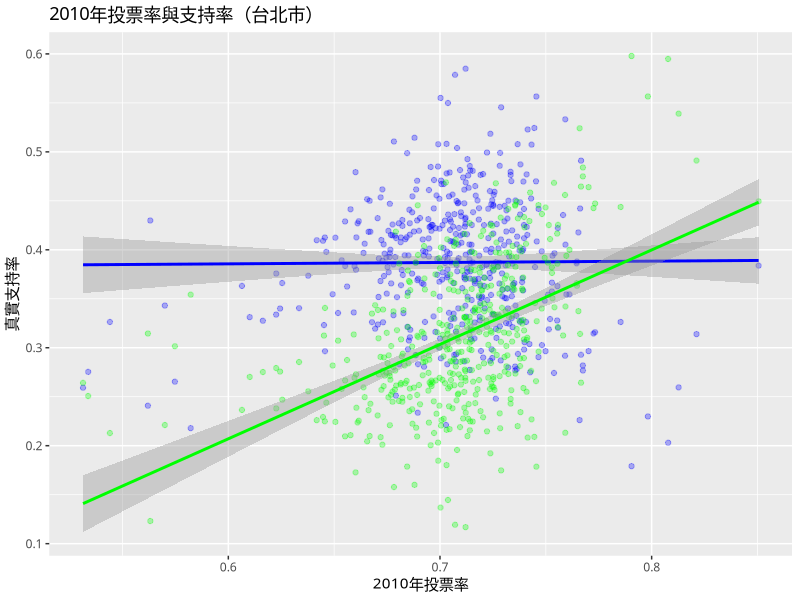
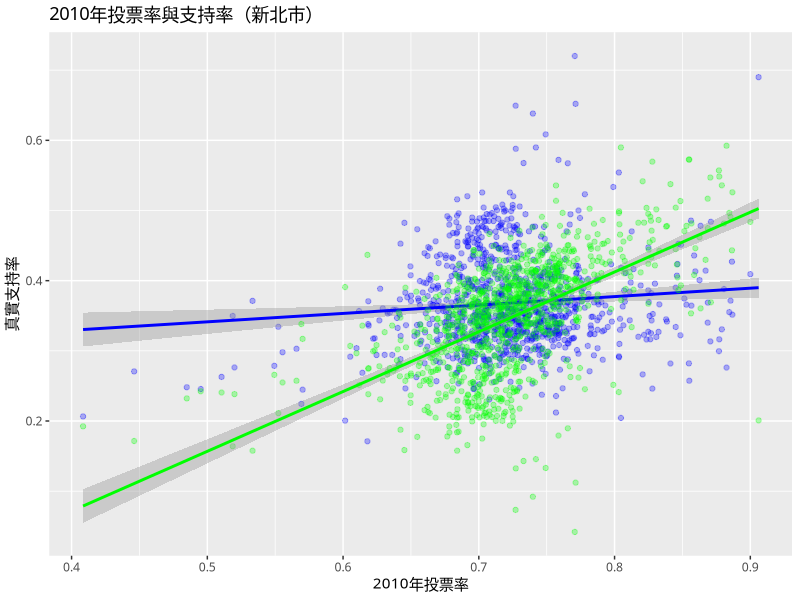
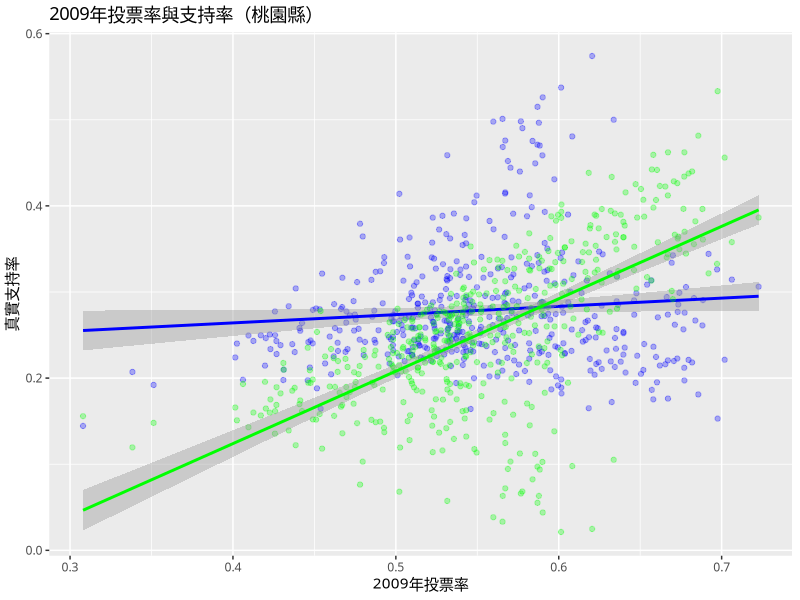
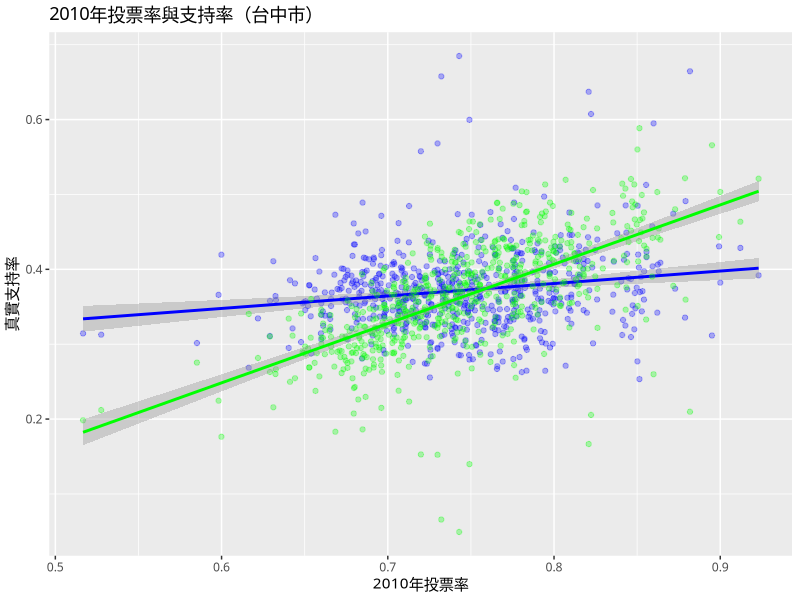
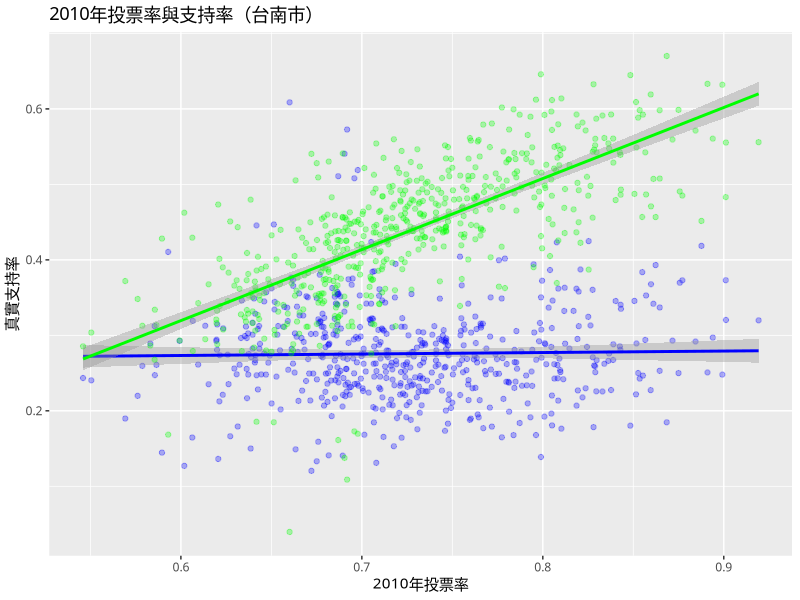
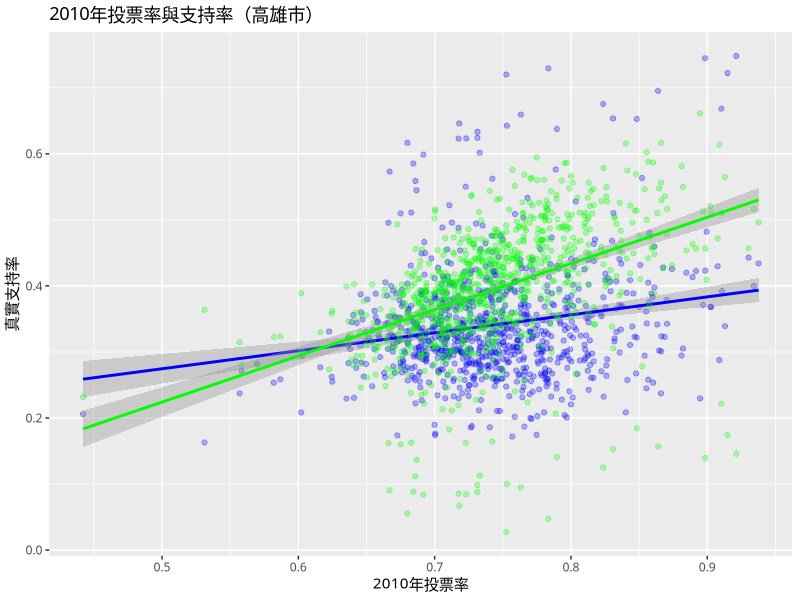
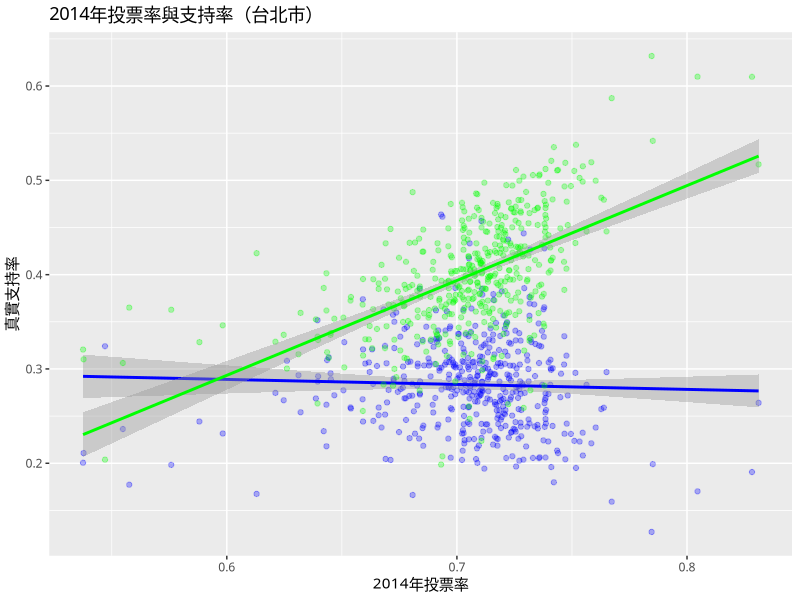
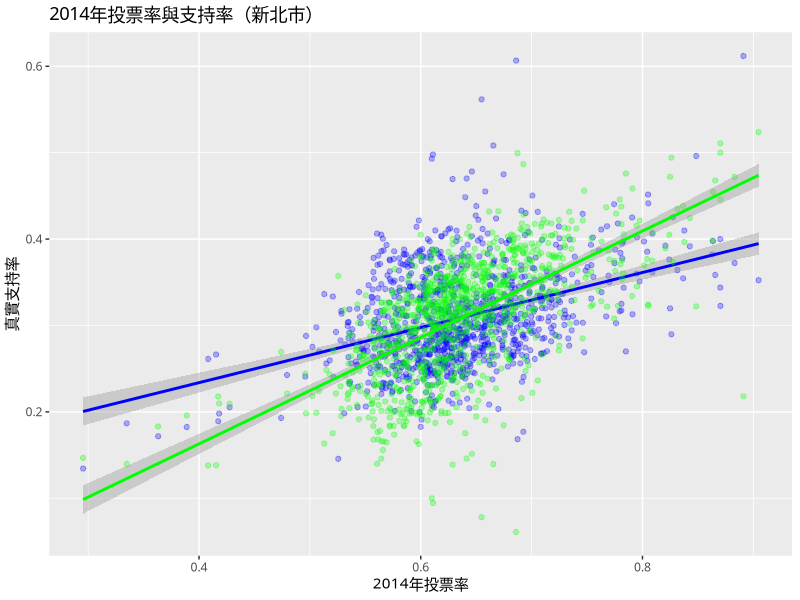

R code for these plots, in order:
## ---- chunk 1
knitr::opts_chunk$set(echo = FALSE, message = FALSE, warning = FALSE)
library(tidyverse)
library(readxl)
library(magrittr)

taiwan_2010_to_2018 <- read_excel("data/taiwan_2010_to_2018_local_election.xlsx", 
    col_types = c("text", "text", "text", 
        "numeric", "numeric", "numeric", 
        "numeric", "numeric", "numeric", 
        "numeric", "numeric", "numeric", 
        "numeric", "numeric", "numeric", "numeric", "numeric", 
        "numeric", "numeric", "numeric", "numeric", 
        "numeric", "numeric", "numeric", "numeric", 
        "numeric", "numeric", "numeric", "numeric", 
        "numeric", "numeric", "numeric", "numeric", "numeric", 
        "numeric", "numeric", "numeric", "numeric", 
        "numeric", "numeric", "numeric", "numeric", "numeric", 
        "numeric", "numeric", "numeric", "numeric", "numeric", 
        "numeric", "numeric", "numeric", "numeric", "numeric", 
        "numeric", "numeric", "numeric", "numeric", "numeric", 
        "numeric", "numeric", "numeric"))

## ---- chunk 2

taiwan_2010_to_2018 %>%
  filter(city == "台北市") %>%
  ggplot(aes(x = turnout_2010)) +
  geom_point(aes(y = KMTrsp_2010), color = "blue", alpha = 0.3) +
  geom_smooth(aes(y = KMTrsp_2010), color = "blue", alpha = 0.4, method = "lm") +
  geom_point(aes(y = DDPrsp_2010), color = "green", alpha = 0.3) +
  geom_smooth(aes(y = DDPrsp_2010), color = "green", alpha = 0.4, method = "lm") +
  labs(title = "2010年投票率與支持率（台北市）", x = "2010年投票率", y = "真實支持率") +
  theme(text = element_text(family = "Heiti TC Light"))

taiwan_2010_to_2018 %>%
  filter(city == "新北市") %>%
  ggplot(aes(x = turnout_2010)) +
  geom_point(aes(y = KMTrsp_2010), color = "blue", alpha = 0.3) +
  geom_smooth(aes(y = KMTrsp_2010), color = "blue", alpha = 0.4, method = "lm") +
  geom_point(aes(y = DDPrsp_2010), color = "green", alpha = 0.3) +
  geom_smooth(aes(y = DDPrsp_2010), color = "green", alpha = 0.4, method = "lm") +
  labs(title = "2010年投票率與支持率（新北市）", x = "2010年投票率", y = "真實支持率") +
  theme(text = element_text(family = "Heiti TC Light"))

taiwan_2010_to_2018 %>%
  filter(city == "桃園市") %>%
  ggplot(aes(x = turnout_2010)) +
  geom_point(aes(y = KMTrsp_2010), color = "blue", alpha = 0.3) +
  geom_smooth(aes(y = KMTrsp_2010), color = "blue", alpha = 0.4, method = "lm") +
  geom_point(aes(y = DDPrsp_2010), color = "green", alpha = 0.3) +
  geom_smooth(aes(y = DDPrsp_2010), color = "green", alpha = 0.4, method = "lm") +
  labs(title = "2009年投票率與支持率（桃園縣）", x = "2009年投票率", y = "真實支持率") +
  theme(text = element_text(family = "Heiti TC Light"))

taiwan_2010_to_2018 %>%
  filter(city == "台中市") %>%
  ggplot(aes(x = turnout_2010)) +
  geom_point(aes(y = KMTrsp_2010), color = "blue", alpha = 0.3) +
  geom_smooth(aes(y = KMTrsp_2010), color = "blue", alpha = 0.4, method = "lm") +
  geom_point(aes(y = DDPrsp_2010), color = "green", alpha = 0.3) +
  geom_smooth(aes(y = DDPrsp_2010), color = "green", alpha = 0.4, method = "lm") +
  labs(title = "2010年投票率與支持率（台中市）", x = "2010年投票率", y = "真實支持率") +
  theme(text = element_text(family = "Heiti TC Light"))

taiwan_2010_to_2018 %>%
  filter(city == "台南市") %>%
  ggplot(aes(x = turnout_2010)) +
  geom_point(aes(y = KMTrsp_2010), color = "blue", alpha = 0.3) +
  geom_smooth(aes(y = KMTrsp_2010), color = "blue", alpha = 0.4, method = "lm") +
  geom_point(aes(y = DDPrsp_2010), color = "green", alpha = 0.3) +
  geom_smooth(aes(y = DDPrsp_2010), color = "green", alpha = 0.4, method = "lm") +
  labs(title = "2010年投票率與支持率（台南市）", x = "2010年投票率", y = "真實支持率") +
  theme(text = element_text(family = "Heiti TC Light"))

taiwan_2010_to_2018 %>% # 藍營為楊秋興加上黃昭順
  filter(city == "高雄市") %>%
  ggplot(aes(x = turnout_2010)) +
  geom_point(aes(y = KMTrsp_2010 + NPrsp_2010), color = "blue", alpha = 0.3) +
  geom_smooth(aes(y = KMTrsp_2010 + NPrsp_2010), color = "blue", alpha = 0.4, method = "lm") +
  geom_point(aes(y = DDPrsp_2010), color = "green", alpha = 0.3) +
  geom_smooth(aes(y = DDPrsp_2010), color = "green", alpha = 0.4, method = "lm") +
  labs(title = "2010年投票率與支持率（高雄市）", x = "2010年投票率", y = "真實支持率") +
  theme(text = element_text(family = "Heiti TC Light"))

## ---- chunk 3

taiwan_2010_to_2018 %>%
  filter(city == "台北市") %>% #墨綠柯文哲
  ggplot(aes(x = turnout_2014)) +
  geom_point(aes(y = KMTrsp_2014), color = "blue", alpha = 0.3) +
  geom_smooth(aes(y = KMTrsp_2014), color = "blue", alpha = 0.4, method = "lm") +
  geom_point(aes(y = NPrsp_2014), color = "green", alpha = 0.3) +
  geom_smooth(aes(y = NPrsp_2014), color = "green", alpha = 0.4, method = "lm") +
  labs(title = "2014年投票率與支持率（台北市）", x = "2014年投票率", y = "真實支持率") +
  theme(text = element_text(family = "Heiti TC Light"))

taiwan_2010_to_2018 %>%
  filter(city == "新北市") %>%
  ggplot(aes(x = turnout_2014)) +
  geom_point(aes(y = KMTrsp_2014), color = "blue", alpha = 0.3) +
  geom_smooth(aes(y = KMTrsp_2014), color = "blue", alpha = 0.4, method = "lm") +
  geom_point(aes(y = DDPrsp_2014), color = "green", alpha = 0.3) +
  geom_smooth(aes(y = DDPrsp_2014), color = "green", alpha = 0.4, method = "lm") +
  labs(title = "2014年投票率與支持率（新北市）", x = "2014年投票率", y = "真實支持率") +
  theme(text = element_text(family = "Heiti TC Light"))

taiwan_2010_to_2018 %>%
  filter(city == "桃園市") %>%
  ggplot(aes(x = turnout_2014)) +
  geom_point(aes(y = KMTrsp_2014), color = "blue", alpha = 0.3) +
  geom_smooth(aes(y = KMTrsp_2014), color = "blue", alpha = 0.4, method = "lm") +
  geom_point(aes(y = DDPrsp_2014), color = "green", alpha = 0.3) +
  geom_smooth(aes(y = DDPrsp_2014), color = "green", alpha = 0.4, method = "lm") +
  labs(title = "2014年投票率與支持率（桃園縣）", x = "2014年投票率", y = "真實支持率") +
  theme(text = element_text(family = "Heiti TC Light"))

taiwan_2010_to_2018 %>%
  filter(city == "台中市") %>%
  ggplot(aes(x = turnout_2014)) +
  geom_point(aes(y = KMTrsp_2014), color = "blue", alpha = 0.3) +
  geom_smooth(aes(y = KMTrsp_2014), color = "blue", alpha = 0.4, method = "lm") +
  geom_point(aes(y = DDPrsp_2014), color = "green", alpha = 0.3) +
  geom_smooth(aes(y = DDPrsp_2014), color = "green", alpha = 0.4, method = "lm") +
  labs(title = "2014年投票率與支持率（台中市）", x = "2014年投票率", y = "真實支持率") +
  theme(text = element_text(family = "Heiti TC Light"))

taiwan_2010_to_2018 %>%
  filter(city == "台南市") %>%
  ggplot(aes(x = turnout_2014)) +
  geom_point(aes(y = KMTrsp_2014), color = "blue", alpha = 0.3) +
  geom_smooth(aes(y = KMTrsp_2014), color = "blue", alpha = 0.4, method = "lm") +
  geom_point(aes(y = DDPrsp_2014), color = "green", alpha = 0.3) +
  geom_smooth(aes(y = DDPrsp_2014), color = "green", alpha = 0.4, method = "lm") +
  labs(title = "2014年投票率與支持率（台南市）", x = "2014年投票率", y = "真實支持率") +
  theme(text = element_text(family = "Heiti TC Light"))

taiwan_2010_to_2018 %>% # 藍營為楊秋興加上黃昭順
  filter(city == "高雄市") %>%
  ggplot(aes(x = turnout_2014)) +
  geom_point(aes(y = KMTrsp_2014), color = "blue", alpha = 0.3) +
  geom_smooth(aes(y = KMTrsp_2014), color = "blue", alpha = 0.4, method = "lm") +
  geom_point(aes(y = DDPrsp_2014), color = "green", alpha = 0.3) +
  geom_smooth(aes(y = DDPrsp_2014), color = "green", alpha = 0.4, method = "lm") +
  labs(title = "2014年投票率與支持率（高雄市）", x = "2014年投票率", y = "真實支持率") +
  theme(text = element_text(family = "Heiti TC Light"))

## ---- chunk 4

taiwan_2010_to_2018 %>%
  filter(city == "台北市") %>%
  ggplot(aes(x = turnout_10_to_14)) +
  geom_hline(yintercept = 0, alpha = 0.5) + geom_vline(xintercept = 0, alpha = 0.5) +
  expand_limits( x = c(-0.3,0.3), y = c(-0.3, 0.3)) +
  geom_point(aes(y = KMTrsp_10_to_14), color = "blue", alpha = 0.3) +
  geom_smooth(aes(y = KMTrsp_10_to_14), color = "blue", alpha = 0.3, method = "lm") +
  geom_point(aes(y = (NPrsp_2014 - DDPrsp_2010)), color = "green", alpha = 0.3) +
  geom_smooth(aes(y = (NPrsp_2014 - DDPrsp_2010)), color = "green", alpha = 0.3, method = "lm") +
  labs(title = "2014年投票率變化與支持率變化（台北市）", 
       x = "10-14年投票率變化", y = "10-14年真實支持率變化") +
  theme(text = element_text(family = "Heiti TC Light"))

taiwan_2010_to_2018 %>%
  filter(city == "新北市") %>%
  ggplot(aes(x = turnout_10_to_14)) +
  geom_hline(yintercept = 0, alpha = 0.5) + geom_vline(xintercept = 0, alpha = 0.5) +
  expand_limits( x = c(-0.3,0.3), y = c(-0.3, 0.3)) +
  geom_point(aes(y = KMTrsp_10_to_14), color = "blue", alpha = 0.3) +
  geom_smooth(aes(y = KMTrsp_10_to_14), color = "blue", alpha = 0.3, method = "lm") +
  geom_point(aes(y = DDPrsp_10_to_14), color = "green", alpha = 0.3) +
  geom_smooth(aes(y = DDPrsp_10_to_14), color = "green", alpha = 0.3, method = "lm") +
  labs(title = "2014年投票率變化與支持率變化（新北市）", 
       x = "10-14年投票率變化", y = "10-14年真實支持率變化") +
  theme(text = element_text(family = "Heiti TC Light"))

taiwan_2010_to_2018 %>%
  filter(city == "桃園市") %>%
  ggplot(aes(x = turnout_10_to_14)) +
  geom_hline(yintercept = 0, alpha = 0.5) + geom_vline(xintercept = 0, alpha = 0.5) +
  expand_limits( x = c(-0.3,0.3), y = c(-0.3, 0.3)) +
  geom_point(aes(y = KMTrsp_10_to_14), color = "blue", alpha = 0.3) +
  geom_smooth(aes(y = KMTrsp_10_to_14), color = "blue", alpha = 0.3, method = "lm") +
  geom_point(aes(y = DDPrsp_10_to_14), color = "green", alpha = 0.3) +
  geom_smooth(aes(y = DDPrsp_10_to_14), color = "green", alpha = 0.3, method = "lm") +
  labs(title = "2014年投票率變化與支持率變化（桃園市）", 
       x = "10-14年投票率變化", y = "10-14年真實支持率變化") +
  theme(text = element_text(family = "Heiti TC Light"))

taiwan_2010_to_2018 %>%
  filter(city == "台中市") %>%
  ggplot(aes(x = turnout_10_to_14)) +
  geom_hline(yintercept = 0, alpha = 0.5) + geom_vline(xintercept = 0, alpha = 0.5) +
  expand_limits( x = c(-0.3,0.3), y = c(-0.3, 0.3)) +
  geom_point(aes(y = KMTrsp_10_to_14), color = "blue", alpha = 0.3) +
  geom_smooth(aes(y = KMTrsp_10_to_14), color = "blue", alpha = 0.3, method = "lm") +
  geom_point(aes(y = DDPrsp_10_to_14), color = "green", alpha = 0.3) +
  geom_smooth(aes(y = DDPrsp_10_to_14), color = "green", alpha = 0.3, method = "lm") +
  labs(title = "2014年投票率變化與支持率變化（台中市）", 
       x = "10-14年投票率變化", y = "10-14年真實支持率變化") +
  theme(text = element_text(family = "Heiti TC Light"))

taiwan_2010_to_2018 %>%
  filter(city == "台南市") %>%
  ggplot(aes(x = turnout_10_to_14)) +
  geom_hline(yintercept = 0, alpha = 0.5) + geom_vline(xintercept = 0, alpha = 0.5) +
  expand_limits( x = c(-0.3,0.3), y = c(-0.3, 0.3)) +
  geom_point(aes(y = KMTrsp_10_to_14), color = "blue", alpha = 0.3) +
  geom_smooth(aes(y = KMTrsp_10_to_14), color = "blue", alpha = 0.3, method = "lm") +
  geom_point(aes(y = DDPrsp_10_to_14), color = "green", alpha = 0.3) +
  geom_smooth(aes(y = DDPrsp_10_to_14), color = "green", alpha = 0.3, method = "lm") +
  labs(title = "2014年投票率變化與支持率變化（台南市）", 
       x = "10-14年投票率變化", y = "10-14年真實支持率變化") +
  theme(text = element_text(family = "Heiti TC Light"))

taiwan_2010_to_2018 %>%
  filter(city == "高雄市") %>%
  ggplot(aes(x = turnout_10_to_14)) +
  geom_hline(yintercept = 0, alpha = 0.5) + geom_vline(xintercept = 0, alpha = 0.5) +
  expand_limits( x = c(-0.3,0.3), y = c(-0.3, 0.3)) +
  geom_point(aes(y = (KMTrsp_10_to_14 - NPrsp_2010)), color = "blue", alpha = 0.3) +
  geom_smooth(aes(y = (KMTrsp_10_to_14 - NPrsp_2010)), color = "blue", alpha = 0.3, method = "lm") +
  geom_point(aes(y = DDPrsp_10_to_14), color = "green", alpha = 0.3) +
  geom_smooth(aes(y = DDPrsp_10_to_14), color = "green", alpha = 0.3, method = "lm") +
  labs(title = "2014年投票率變化與支持率變化（高雄市）", 
       x = "10-14年投票率變化", y = "10-14年真實支持率變化") +
  theme(text = element_text(family = "Heiti TC Light"))
## ---- chunk 5

taiwan_2010_to_2018 %>%
  filter(city == "台北市") %>%
  ggplot(aes(x = KMTrsp_10_to_14, y = (NPrsp_2014 - DDPrsp_2010))) +
  geom_hline(yintercept = 0, alpha = 0.3) + geom_vline(xintercept = 0, alpha = 0.3) +
  geom_abline(slope = -1, alpha = 0.3) + expand_limits( x = c(-0.3,0.3), y = c(-0.3, 0.3)) +
  geom_point(alpha = 0.4, color = "purple") +
  labs(title = "2010-14兩黨支持率變化（台北市）", x = "國民黨支持度變化", y = "民進黨支持度變化") +
  theme(text = element_text(family = "Heiti TC Light"))

taiwan_2010_to_2018 %>%
  filter(city == "新北市") %>%
  ggplot(aes(x = KMTrsp_10_to_14, y = (DDPrsp_10_to_14))) +
  geom_hline(yintercept = 0, alpha = 0.3) + geom_vline(xintercept = 0, alpha = 0.3) +
  geom_abline(slope = -1, alpha = 0.3) + expand_limits( x = c(-0.3,0.3), y = c(-0.3, 0.3)) +
  geom_point(alpha = 0.4, color = "purple") +
  labs(title = "2010-14兩黨支持率變化（新北市）", x = "國民黨支持度變化", y = "民進黨支持度變化") +
  theme(text = element_text(family = "Heiti TC Light"))

taiwan_2010_to_2018 %>%
  filter(city == "桃園市") %>%
  ggplot(aes(x = KMTrsp_10_to_14, y = (DDPrsp_10_to_14))) +
  geom_hline(yintercept = 0, alpha = 0.3) + geom_vline(xintercept = 0, alpha = 0.3) +
  geom_abline(slope = -1, alpha = 0.3) + expand_limits( x = c(-0.3,0.3), y = c(-0.3, 0.3)) +
  geom_point(alpha = 0.4, color = "purple") +
  labs(title = "2010-14兩黨支持率變化（桃園市）", x = "國民黨支持度變化", y = "民進黨支持度變化") +
  theme(text = element_text(family = "Heiti TC Light"))

taiwan_2010_to_2018 %>%
  filter(city == "台中市") %>%
  ggplot(aes(x = KMTrsp_10_to_14, y = (DDPrsp_10_to_14))) +
  geom_hline(yintercept = 0, alpha = 0.3) + geom_vline(xintercept = 0, alpha = 0.3) +
  geom_abline(slope = -1, alpha = 0.3) + expand_limits( x = c(-0.3,0.3), y = c(-0.3, 0.3)) +
  geom_point(alpha = 0.4, color = "purple") +
  labs(title = "2010-14兩黨支持率變化（台中市）", x = "國民黨支持度變化", y = "民進黨支持度變化") +
  theme(text = element_text(family = "Heiti TC Light"))

taiwan_2010_to_2018 %>%
  filter(city == "台南市") %>%
  ggplot(aes(x = KMTrsp_10_to_14, y = (DDPrsp_10_to_14))) +
  geom_hline(yintercept = 0, alpha = 0.3) + geom_vline(xintercept = 0, alpha = 0.3) +
  geom_abline(slope = -1, alpha = 0.3) + expand_limits( x = c(-0.3,0.3), y = c(-0.3, 0.3)) +
  geom_point(alpha = 0.4, color = "purple") +
  labs(title = "2010-14兩黨支持率變化（台南市）", x = "國民黨支持度變化", y = "民進黨支持度變化") +
  theme(text = element_text(family = "Heiti TC Light"))

taiwan_2010_to_2018 %>%
  filter(city == "高雄市") %>%
  ggplot(aes(x = (KMTrsp_10_to_14 - NPrsp_2010), y = (DDPrsp_10_to_14))) +
  geom_hline(yintercept = 0, alpha = 0.3) + geom_vline(xintercept = 0, alpha = 0.3) +
  geom_abline(slope = -1, alpha = 0.3) + expand_limits( x = c(-0.3,0.3), y = c(-0.3, 0.3)) +
  geom_point(alpha = 0.4, color = "purple") +
  labs(title = "2010-14兩黨支持率變化（高雄市）", x = "國民黨支持度變化", y = "民進黨支持度變化") +
  theme(text = element_text(family = "Heiti TC Light"))

## ---- chunk 6
taiwan_2010_to_2018 %>%
  filter(city == "台北市") %>% #墨綠柯文哲
  ggplot(aes(x = turnout_2018)) +
  geom_point(aes(y = KMTrsp_2018), color = "blue", alpha = 0.3) +
  geom_smooth(aes(y = KMTrsp_2018), color = "blue", alpha = 0.4, method = "lm") +
  geom_point(aes(y = NPrsp_2018 + DDPrsp_2018), color = "green", alpha = 0.3) +
  geom_smooth(aes(y = NPrsp_2018 + DDPrsp_2018), color = "green", alpha = 0.4, method = "lm") +
  labs(title = "2018年投票率與支持率（台北市）", x = "2018年投票率", y = "真實支持率") +
  theme(text = element_text(family = "Heiti TC Light"))

taiwan_2010_to_2018 %>%
  filter(city == "新北市") %>%
  ggplot(aes(x = turnout_2018)) +
  geom_point(aes(y = KMTrsp_2018), color = "blue", alpha = 0.3) +
  geom_smooth(aes(y = KMTrsp_2018), color = "blue", alpha = 0.4, method = "lm") +
  geom_point(aes(y = DDPrsp_2018), color = "green", alpha = 0.3) +
  geom_smooth(aes(y = DDPrsp_2018), color = "green", alpha = 0.4, method = "lm") +
  labs(title = "2018年投票率與支持率（新北市）", x = "2018年投票率", y = "真實支持率") +
  theme(text = element_text(family = "Heiti TC Light"))

taiwan_2010_to_2018 %>%
  filter(city == "桃園市") %>%
  ggplot(aes(x = turnout_2018)) +
  geom_point(aes(y = KMTrsp_2018), color = "blue", alpha = 0.3) +
  geom_smooth(aes(y = KMTrsp_2018), color = "blue", alpha = 0.4, method = "lm") +
  geom_point(aes(y = DDPrsp_2018), color = "green", alpha = 0.3) +
  geom_smooth(aes(y = DDPrsp_2018), color = "green", alpha = 0.4, method = "lm") +
  labs(title = "2018年投票率與支持率（桃園縣）", x = "2018年投票率", y = "真實支持率") +
  theme(text = element_text(family = "Heiti TC Light"))

taiwan_2010_to_2018 %>%
  filter(city == "台中市") %>%
  ggplot(aes(x = turnout_2018)) +
  geom_point(aes(y = KMTrsp_2018), color = "blue", alpha = 0.3) +
  geom_smooth(aes(y = KMTrsp_2018), color = "blue", alpha = 0.4, method = "lm") +
  geom_point(aes(y = DDPrsp_2018), color = "green", alpha = 0.3) +
  geom_smooth(aes(y = DDPrsp_2018), color = "green", alpha = 0.4, method = "lm") +
  labs(title = "2018年投票率與支持率（台中市）", x = "2018年投票率", y = "真實支持率") +
  theme(text = element_text(family = "Heiti TC Light"))

taiwan_2010_to_2018 %>%
  filter(city == "台南市") %>%
  ggplot(aes(x = turnout_2018)) +
  geom_point(aes(y = KMTrsp_2018), color = "blue", alpha = 0.3) +
  geom_smooth(aes(y = KMTrsp_2018), color = "blue", alpha = 0.4, method = "lm") +
  geom_point(aes(y = DDPrsp_2018), color = "green", alpha = 0.3) +
  geom_smooth(aes(y = DDPrsp_2018), color = "green", alpha = 0.4, method = "lm") +
  labs(title = "2018年投票率與支持率（台南市）", x = "2018年投票率", y = "真實支持率") +
  theme(text = element_text(family = "Heiti TC Light"))

taiwan_2010_to_2018 %>% # 藍營為楊秋興加上黃昭順
  filter(city == "高雄市") %>%
  ggplot(aes(x = turnout_2018)) +
  geom_point(aes(y = KMTrsp_2018), color = "blue", alpha = 0.3) +
  geom_smooth(aes(y = KMTrsp_2018), color = "blue", alpha = 0.4, method = "lm") +
  geom_point(aes(y = DDPrsp_2018), color = "green", alpha = 0.3) +
  geom_smooth(aes(y = DDPrsp_2018), color = "green", alpha = 0.4, method = "lm") +
  labs(title = "2018年投票率與支持率（高雄市）", x = "2018年投票率", y = "真實支持率") +
  theme(text = element_text(family = "Heiti TC Light"))
## ---- chunk 7

taiwan_2010_to_2018 %>%
  filter(city == "台北市") %>%
  ggplot(aes(x = turnout_14_to_18)) +
  geom_hline(yintercept = 0, alpha = 0.5) + geom_vline(xintercept = 0, alpha = 0.5) +
  expand_limits( x = c(-0.3,0.3), y = c(-0.3, 0.3)) +
  geom_point(aes(y = KMTrsp_14_to_18), color = "blue", alpha = 0.3) +
  geom_smooth(aes(y = KMTrsp_14_to_18), color = "blue", alpha = 0.3, method = "lm") +
  geom_point(aes(y = (NPrsp_14_to_18 + DDPrsp_2018)), color = "green", alpha = 0.3) +
  geom_smooth(aes(y = (NPrsp_14_to_18 + DDPrsp_2018)), color = "green", alpha = 0.3, method = "lm") +
  labs(title = "2018年投票率變化與支持率變化（台北市）", 
       x = "14-18年投票率變化", y = "14-18年真實支持率變化") +
  theme(text = element_text(family = "Heiti TC Light"))

taiwan_2010_to_2018 %>%
  filter(city == "新北市") %>%
  ggplot(aes(x = turnout_14_to_18)) +
  geom_hline(yintercept = 0, alpha = 0.5) + geom_vline(xintercept = 0, alpha = 0.5) +
  expand_limits( x = c(-0.3,0.3), y = c(-0.3, 0.3)) +
  geom_point(aes(y = KMTrsp_14_to_18), color = "blue", alpha = 0.3) +
  geom_smooth(aes(y = KMTrsp_14_to_18), color = "blue", alpha = 0.3, method = "lm") +
  geom_point(aes(y = DDPrsp_14_to_18), color = "green", alpha = 0.3) +
  geom_smooth(aes(y = DDPrsp_14_to_18), color = "green", alpha = 0.3, method = "lm") +
  labs(title = "2018年投票率變化與支持率變化（新北市）", 
       x = "14-18年投票率變化", y = "14-18年真實支持率變化") +
  theme(text = element_text(family = "Heiti TC Light"))

taiwan_2010_to_2018 %>%
  filter(city == "桃園市") %>%
  ggplot(aes(x = turnout_14_to_18)) +
  geom_hline(yintercept = 0, alpha = 0.5) + geom_vline(xintercept = 0, alpha = 0.5) +
  expand_limits( x = c(-0.3,0.3), y = c(-0.3, 0.3)) +
  geom_point(aes(y = KMTrsp_14_to_18), color = "blue", alpha = 0.3) +
  geom_smooth(aes(y = KMTrsp_14_to_18), color = "blue", alpha = 0.3, method = "lm") +
  geom_point(aes(y = DDPrsp_14_to_18), color = "green", alpha = 0.3) +
  geom_smooth(aes(y = DDPrsp_14_to_18), color = "green", alpha = 0.3, method = "lm") +
  labs(title = "2018年投票率變化與支持率變化（桃園市）", 
       x = "14-18年投票率變化", y = "14-18年真實支持率變化") +
  theme(text = element_text(family = "Heiti TC Light"))

taiwan_2010_to_2018 %>%
  filter(city == "台中市") %>%
  ggplot(aes(x = turnout_14_to_18)) +
  geom_hline(yintercept = 0, alpha = 0.5) + geom_vline(xintercept = 0, alpha = 0.5) +
  expand_limits( x = c(-0.3,0.3), y = c(-0.3, 0.3)) +
  geom_point(aes(y = KMTrsp_14_to_18), color = "blue", alpha = 0.3) +
  geom_smooth(aes(y = KMTrsp_14_to_18), color = "blue", alpha = 0.3, method = "lm") +
  geom_point(aes(y = DDPrsp_14_to_18), color = "green", alpha = 0.3) +
  geom_smooth(aes(y = DDPrsp_14_to_18), color = "green", alpha = 0.3, method = "lm") +
  labs(title = "2018年投票率變化與支持率變化（台中市）", 
       x = "14-18年投票率變化", y = "14-18年真實支持率變化") +
  theme(text = element_text(family = "Heiti TC Light"))

taiwan_2010_to_2018 %>%
  filter(city == "高雄市") %>%
  ggplot(aes(x = turnout_14_to_18)) +
  geom_hline(yintercept = 0, alpha = 0.5) + geom_vline(xintercept = 0, alpha = 0.5) +
  expand_limits( x = c(-0.3,0.3), y = c(-0.3, 0.3)) +
  geom_point(aes(y = KMTrsp_14_to_18), color = "blue", alpha = 0.3) +
  geom_smooth(aes(y = KMTrsp_14_to_18), color = "blue", alpha = 0.3, method = "lm") +
  geom_point(aes(y = DDPrsp_14_to_18), color = "green", alpha = 0.3) +
  geom_smooth(aes(y = DDPrsp_14_to_18), color = "green", alpha = 0.3, method = "lm") +
  labs(title = "2014年投票率變化與支持率變化（高雄市）", 
       x = "10-14年投票率變化", y = "10-14年真實支持率變化") +
  theme(text = element_text(family = "Heiti TC Light"))
## ---- chunk 8

taiwan_2010_to_2018 %>%
  filter(city == "台北市") %>%
  ggplot(aes(x = KMTrsp_14_to_18, y = (NPrsp_14_to_18 + DDPrsp_2018))) +
  geom_hline(yintercept = 0, alpha = 0.3) + geom_vline(xintercept = 0, alpha = 0.3) +
  geom_abline(slope = -1, alpha = 0.3) + expand_limits( x = c(-0.3,0.3), y = c(-0.3, 0.3)) +
  geom_point(alpha = 0.4, color = "purple") +
  labs(title = "2014-18兩黨支持率變化（台北市）", x = "國民黨支持度變化", y = "民進黨支持度變化") +
  theme(text = element_text(family = "Heiti TC Light"))

taiwan_2010_to_2018 %>%
  filter(city == "新北市") %>%
  ggplot(aes(x = KMTrsp_14_to_18, y = (DDPrsp_14_to_18))) +
  geom_hline(yintercept = 0, alpha = 0.3) + geom_vline(xintercept = 0, alpha = 0.3) +
  geom_abline(slope = -1, alpha = 0.3) + expand_limits( x = c(-0.3,0.3), y = c(-0.3, 0.3)) +
  geom_point(alpha = 0.4, color = "purple") +
  labs(title = "2014-18兩黨支持率變化（新北市）", x = "國民黨支持度變化", y = "民進黨支持度變化") +
  theme(text = element_text(family = "Heiti TC Light"))

taiwan_2010_to_2018 %>%
  filter(city == "桃園市") %>%
  ggplot(aes(x = KMTrsp_14_to_18, y = (DDPrsp_14_to_18))) +
  geom_hline(yintercept = 0, alpha = 0.3) + geom_vline(xintercept = 0, alpha = 0.3) +
  geom_abline(slope = -1, alpha = 0.3) + expand_limits( x = c(-0.3,0.3), y = c(-0.3, 0.3)) +
  geom_point(alpha = 0.4, color = "purple") +
  labs(title = "2014-18兩黨支持率變化（桃園市）", x = "國民黨支持度變化", y = "民進黨支持度變化") +
  theme(text = element_text(family = "Heiti TC Light"))

taiwan_2010_to_2018 %>%
  filter(city == "台中市") %>%
  ggplot(aes(x = KMTrsp_14_to_18, y = (DDPrsp_14_to_18))) +
  geom_hline(yintercept = 0, alpha = 0.3) + geom_vline(xintercept = 0, alpha = 0.3) +
  geom_abline(slope = -1, alpha = 0.3) + expand_limits( x = c(-0.3,0.3), y = c(-0.3, 0.3)) +
  geom_point(alpha = 0.4, color = "purple") +
  labs(title = "2014-18兩黨支持率變化（台中市）", x = "國民黨支持度變化", y = "民進黨支持度變化") +
  theme(text = element_text(family = "Heiti TC Light"))


taiwan_2010_to_2018 %>%
  filter(city == "高雄市") %>%
  ggplot(aes(x = (KMTrsp_14_to_18), y = (DDPrsp_14_to_18))) +
  geom_hline(yintercept = 0, alpha = 0.3) + geom_vline(xintercept = 0, alpha = 0.3) +
  geom_abline(slope = -1, alpha = 0.3) + expand_limits( x = c(-0.3,0.3), y = c(-0.3, 0.3)) +
  geom_point(alpha = 0.4, color = "purple") +
  labs(title = "2014-18兩黨支持率變化（高雄市）", x = "國民黨支持度變化", y = "民進黨支持度變化") +
  theme(text = element_text(family = "Heiti TC Light"))

## ---- chunk 9

taiwan_2010_to_2018 %>%
  filter(city == "台北市") %>%
  ggplot() +
  geom_point(aes(x = KMTrsp_10_to_14, y = KMTrsp_14_to_18), color = "blue", alpha = 0.2) +
  geom_smooth(aes(x = KMTrsp_10_to_14, y = KMTrsp_14_to_18), color = "blue", method = "lm", alpha = 0.2) +
  geom_point(aes(x = (NPrsp_2014 - DDPrsp_2010), y = (NPrsp_14_to_18 + DDPrsp_2018)), 
             color = "green", alpha = 0.2) +
  geom_smooth(aes(x = (NPrsp_2014 - DDPrsp_2010), y = (NPrsp_14_to_18 + DDPrsp_2018)), 
              color = "green", method = "lm", alpha = 0.2) +
  labs(title = "台北三屆選舉支持率變化", x = "10-14年支持率變化", y = "14-18年支持率變化") +
  expand_limits(x = c(-0.3, 0.3), y = c(-0.3, 0.3)) + geom_hline(yintercept = 0, alpha = 0.3) + 
  geom_vline(xintercept = 0, alpha = 0.3) + 
  theme(text = element_text(family = "Heiti TC Light"))

taiwan_2010_to_2018 %>%
  filter(city == "新北市") %>%
  ggplot() +
  geom_point(aes(x = KMTrsp_10_to_14, y = KMTrsp_14_to_18), color = "blue", alpha = 0.2) +
  geom_smooth(aes(x = KMTrsp_10_to_14, y = KMTrsp_14_to_18), color = "blue", method = "lm", alpha = 0.2) +
  geom_point(aes(x = DDPrsp_10_to_14, y = DDPrsp_14_to_18), color = "green", alpha = 0.2) +
  geom_smooth(aes(x = DDPrsp_10_to_14, y = DDPrsp_14_to_18), color = "green", method = "lm", alpha = 0.2) +
  labs(title = "新北三屆選舉支持率變化", x = "10-14年支持率變化", y = "14-18年支持率變化") +
  expand_limits(x = c(-0.3, 0.3), y = c(-0.3, 0.3)) + geom_hline(yintercept = 0, alpha = 0.3) + 
  geom_vline(xintercept = 0, alpha = 0.3) + 
  theme(text = element_text(family = "Heiti TC Light"))

taiwan_2010_to_2018 %>%
  filter(city == "桃園市") %>%
  ggplot() +
  geom_point(aes(x = KMTrsp_10_to_14, y = KMTrsp_14_to_18), color = "blue", alpha = 0.2) +
  geom_smooth(aes(x = KMTrsp_10_to_14, y = KMTrsp_14_to_18), color = "blue", method = "lm", alpha = 0.2) +
  geom_point(aes(x = DDPrsp_10_to_14, y = DDPrsp_14_to_18), color = "green", alpha = 0.2) +
  geom_smooth(aes(x = DDPrsp_10_to_14, y = DDPrsp_14_to_18), color = "green", method = "lm", alpha = 0.2) +
  labs(title = "桃園三屆選舉支持率變化", x = "10-14年支持率變化", y = "14-18年支持率變化") +
  expand_limits(x = c(-0.3, 0.3), y = c(-0.3, 0.3)) + geom_hline(yintercept = 0, alpha = 0.3) + 
  geom_vline(xintercept = 0, alpha = 0.3) + 
  theme(text = element_text(family = "Heiti TC Light"))

taiwan_2010_to_2018 %>%
  filter(city == "台中市") %>%
  ggplot() +
  geom_point(aes(x = KMTrsp_10_to_14, y = KMTrsp_14_to_18), color = "blue", alpha = 0.2) +
  geom_smooth(aes(x = KMTrsp_10_to_14, y = KMTrsp_14_to_18), color = "blue", method = "lm", alpha = 0.2) +
  geom_point(aes(x = DDPrsp_10_to_14, y = DDPrsp_14_to_18), color = "green", alpha = 0.2) +
  geom_smooth(aes(x = DDPrsp_10_to_14, y = DDPrsp_14_to_18), color = "green", method = "lm", alpha = 0.2) +
  labs(title = "台中三屆選舉支持率變化", x = "10-14年支持率變化", y = "14-18年支持率變化") +
  expand_limits(x = c(-0.3, 0.3), y = c(-0.3, 0.3)) + geom_hline(yintercept = 0, alpha = 0.3) + 
  geom_vline(xintercept = 0, alpha = 0.3) + 
  theme(text = element_text(family = "Heiti TC Light"))

taiwan_2010_to_2018 %>%
  filter(city == "高雄市") %>%
  ggplot() +
  geom_point(aes(x = (KMTrsp_10_to_14 - NPrsp_2010), y = KMTrsp_14_to_18), color = "blue", alpha = 0.2) +
  geom_smooth(aes(x = (KMTrsp_10_to_14 - NPrsp_2010), y = KMTrsp_14_to_18), color = "blue", 
              method = "lm", alpha = 0.2) +
  geom_point(aes(x = DDPrate_10_to_14, y = DDPrate_14_to_18), color = "green", alpha = 0.2) +
  geom_smooth(aes(x = DDPrate_10_to_14, y = DDPrate_14_to_18), color = "green", method = "lm", alpha = 0.2) +
  labs(title = "高雄三屆選舉支持率變化", x = "10-14年支持率變化", y = "14-18年支持率變化") +
  expand_limits(x = c(-0.3, 0.3), y = c(-0.3, 0.3)) + geom_hline(yintercept = 0, alpha = 0.3) + 
  geom_vline(xintercept = 0, alpha = 0.3) + 
  theme(text = element_text(family = "Heiti TC Light"))

